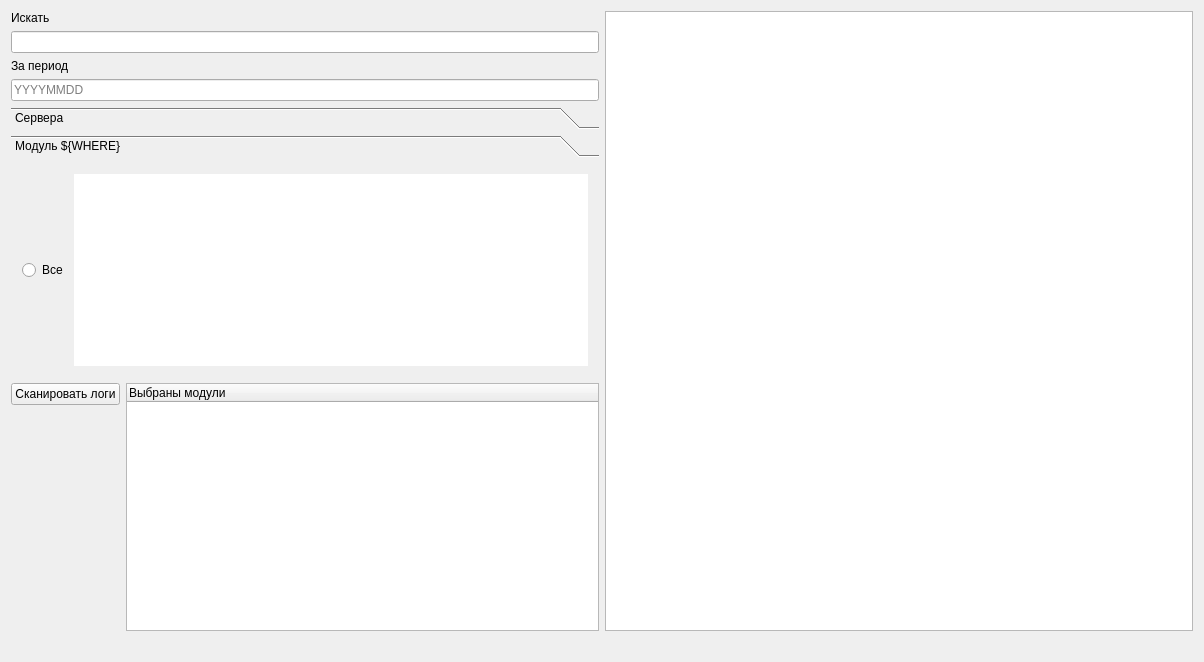
<?xml version="1.0" encoding="UTF-8"?>
<ui version="4.0">
 <class>Widget</class>
 <widget class="QWidget" name="Widget">
  <property name="geometry">
   <rect>
    <x>0</x>
    <y>0</y>
    <width>1204</width>
    <height>662</height>
   </rect>
  </property>
  <property name="windowTitle">
   <string>Widget</string>
  </property>
  <layout class="QHBoxLayout" name="horizontalLayout_5">
   <item>
    <layout class="QVBoxLayout" name="verticalLayout_5">
     <item>
      <layout class="QVBoxLayout" name="verticalLayout_4">
       <item>
        <widget class="QLabel" name="label">
         <property name="text">
          <string>Искать</string>
         </property>
        </widget>
       </item>
       <item>
        <widget class="QLineEdit" name="lineEdit"/>
       </item>
       <item>
        <widget class="QLabel" name="label_2">
         <property name="text">
          <string>За период</string>
         </property>
        </widget>
       </item>
       <item>
        <widget class="QLineEdit" name="lineEdit_2">
         <property name="placeholderText">
          <string>YYYYMMDD</string>
         </property>
        </widget>
       </item>
       <item>
        <layout class="QVBoxLayout" name="verticalLayout_3">
         <item>
          <widget class="QToolBox" name="toolBox">
           <property name="currentIndex">
            <number>1</number>
           </property>
           <widget class="QWidget" name="servers_page">
            <property name="geometry">
             <rect>
              <x>0</x>
              <y>0</y>
              <width>584</width>
              <height>187</height>
             </rect>
            </property>
            <attribute name="label">
             <string>Сервера</string>
            </attribute>
            <layout class="QGridLayout" name="gridLayout">
             <item row="0" column="0">
              <layout class="QHBoxLayout" name="horizontalLayout_servers">
               <item>
                <widget class="QRadioButton" name="serversAll">
                 <property name="text">
                  <string>Все</string>
                 </property>
                </widget>
               </item>
              </layout>
             </item>
            </layout>
           </widget>
           <widget class="QWidget" name="page">
            <property name="geometry">
             <rect>
              <x>0</x>
              <y>0</y>
              <width>584</width>
              <height>210</height>
             </rect>
            </property>
            <attribute name="label">
             <string>Модуль ${WHERE} 	</string>
            </attribute>
            <layout class="QHBoxLayout" name="horizontalLayout">
             <item>
              <widget class="QRadioButton" name="radioButton_2">
               <property name="text">
                <string>Все</string>
               </property>
              </widget>
             </item>
             <item>
              <widget class="QTableWidget" name="tableWidget">
               <property name="focusPolicy">
                <enum>Qt::NoFocus</enum>
               </property>
               <property name="frameShape">
                <enum>QFrame::NoFrame</enum>
               </property>
               <property name="verticalScrollBarPolicy">
                <enum>Qt::ScrollBarAsNeeded</enum>
               </property>
               <property name="showDropIndicator" stdset="0">
                <bool>true</bool>
               </property>
               <property name="showGrid">
                <bool>false</bool>
               </property>
               <property name="wordWrap">
                <bool>true</bool>
               </property>
               <attribute name="horizontalHeaderVisible">
                <bool>false</bool>
               </attribute>
               <attribute name="horizontalHeaderHighlightSections">
                <bool>false</bool>
               </attribute>
               <attribute name="verticalHeaderVisible">
                <bool>false</bool>
               </attribute>
               <attribute name="verticalHeaderHighlightSections">
                <bool>false</bool>
               </attribute>
               <row>
                <property name="text">
                 <string>New Row</string>
                </property>
               </row>
               <row>
                <property name="text">
                 <string>New Row</string>
                </property>
               </row>
               <column>
                <property name="text">
                 <string>New Column</string>
                </property>
               </column>
              </widget>
             </item>
            </layout>
           </widget>
          </widget>
         </item>
         <item>
          <layout class="QHBoxLayout" name="horizontalLayout_2">
           <item>
            <layout class="QVBoxLayout" name="verticalLayout_2">
             <item>
              <widget class="QPushButton" name="pushButton">
               <property name="text">
                <string>Сканировать логи</string>
               </property>
              </widget>
             </item>
             <item>
              <spacer name="verticalSpacer">
               <property name="orientation">
                <enum>Qt::Vertical</enum>
               </property>
               <property name="sizeHint" stdset="0">
                <size>
                 <width>20</width>
                 <height>40</height>
                </size>
               </property>
              </spacer>
             </item>
            </layout>
           </item>
           <item>
            <widget class="QTreeWidget" name="treeWidget">
             <column>
              <property name="text">
               <string>Выбраны модули</string>
              </property>
             </column>
            </widget>
           </item>
          </layout>
         </item>
        </layout>
       </item>
      </layout>
     </item>
     <item>
      <spacer name="horizontalSpacer_2">
       <property name="orientation">
        <enum>Qt::Horizontal</enum>
       </property>
       <property name="sizeHint" stdset="0">
        <size>
         <width>40</width>
         <height>20</height>
        </size>
       </property>
      </spacer>
     </item>
    </layout>
   </item>
   <item>
    <layout class="QVBoxLayout" name="verticalLayout">
     <item>
      <widget class="QTextBrowser" name="textBrowser"/>
     </item>
     <item>
      <spacer name="horizontalSpacer">
       <property name="orientation">
        <enum>Qt::Horizontal</enum>
       </property>
       <property name="sizeHint" stdset="0">
        <size>
         <width>40</width>
         <height>20</height>
        </size>
       </property>
      </spacer>
     </item>
    </layout>
   </item>
  </layout>
 </widget>
 <layoutdefault spacing="6" margin="11"/>
 <resources/>
 <connections/>
</ui>
